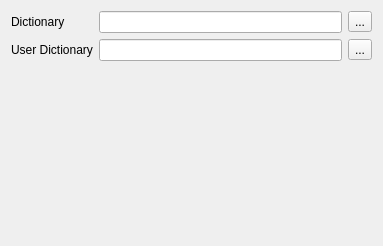
<?xml version="1.0" encoding="UTF-8"?>
<ui version="4.0">
 <class>SpellChecker::Checker::Hunspell::HunspellOptionsWidget</class>
 <widget class="QWidget" name="SpellChecker::Checker::Hunspell::HunspellOptionsWidget">
  <property name="geometry">
   <rect>
    <x>0</x>
    <y>0</y>
    <width>383</width>
    <height>246</height>
   </rect>
  </property>
  <property name="windowTitle">
   <string>Form</string>
  </property>
  <layout class="QGridLayout" name="gridLayout">
   <item row="0" column="0">
    <widget class="QLabel" name="label">
     <property name="text">
      <string>Dictionary</string>
     </property>
    </widget>
   </item>
   <item row="0" column="1">
    <widget class="QLineEdit" name="lineEditDictionary"/>
   </item>
   <item row="0" column="2">
    <widget class="QToolButton" name="toolButtonBrowseDictionary">
     <property name="text">
      <string>...</string>
     </property>
    </widget>
   </item>
   <item row="1" column="0">
    <widget class="QLabel" name="label_2">
     <property name="text">
      <string>User Dictionary</string>
     </property>
    </widget>
   </item>
   <item row="1" column="1">
    <widget class="QLineEdit" name="lineEditUserDictionary"/>
   </item>
   <item row="1" column="2">
    <widget class="QToolButton" name="toolButtonBrowseUserDictionary">
     <property name="text">
      <string>...</string>
     </property>
    </widget>
   </item>
   <item row="2" column="0" colspan="3">
    <spacer name="verticalSpacer">
     <property name="orientation">
      <enum>Qt::Vertical</enum>
     </property>
     <property name="sizeHint" stdset="0">
      <size>
       <width>358</width>
       <height>163</height>
      </size>
     </property>
    </spacer>
   </item>
  </layout>
 </widget>
 <resources/>
 <connections/>
</ui>
